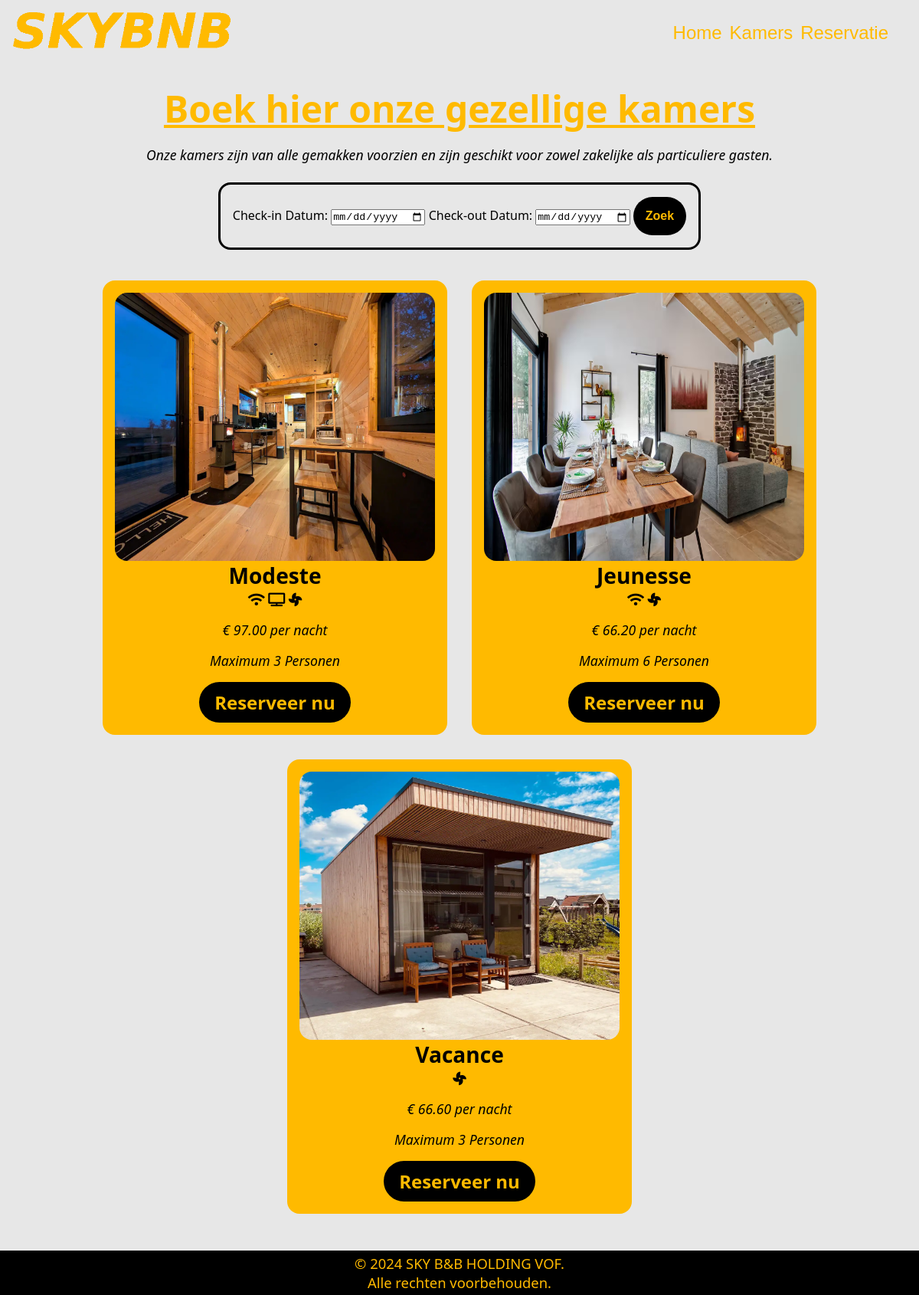
The app's page /kamers.php with its own data.
### tables this page shows
CREATE TABLE `tblkamer` (
  `PKKamer` int(11) NOT NULL,
  `KamerNaam` varchar(50) NOT NULL,
  `Capaciteit` int(11) NOT NULL,
  `Prijs` float NOT NULL,
  `Wifi` tinyint(1) NOT NULL,
  `Televisie` tinyint(1) NOT NULL,
  `Airco` tinyint(1) NOT NULL
);

CREATE TABLE `tblimg` (
  `PKIMG` int(11) NOT NULL,
  `FotoUrl` text NOT NULL,
  `KamerFK` int(11) DEFAULT NULL,
  `FotoNaam` text NOT NULL,
  `FotoSoort` text NOT NULL
);

### kamers.php (the view, shortened to what this page needs)
<?php
include 'config/conn.php';
include 'utility/bedrijfsinfo.php';
?>
<!DOCTYPE html>
<html lang="nl">
<head>
    <link rel="stylesheet" href="style/styles.css">
    <link rel="stylesheet" href="https://cdnjs.cloudflare.com/ajax/libs/font-awesome/5.15.3/css/all.min.css">
</head>
<body>
    <?php include 'utility/header.php'; ?>
    <main>
        <section class="kamerssec">
            <h2>Boek hier onze gezellige kamers</h2>
            <p>Onze kamers zijn van alle gemakken voorzien en zijn geschikt voor zowel zakelijke als particuliere gasten.</p>
            <article class="datumfilter">
                <form method="get">
                    <label for="checkin">Check-in Datum:</label>
                    <input type="date" id="checkin" name="checkin">
                    <label for="checkout">Check-out Datum:</label>
                    <input type="date" id="checkout" name="checkout">
                    <button type="submit">Zoek</button>
                </form>
                <?php
                if (isset($_GET['checkin']) && isset($_GET['checkout'])) {
                    $checkin = $_GET['checkin'];
                    $checkout = $_GET['checkout'];
                    $sql = "SELECT * FROM tblkamer
                            WHERE NOT EXISTS
                            (SELECT 1 FROM tblboeking WHERE KamerFK = PKKamer AND (
                            ('$checkin' < Check_out AND '$checkout' > Check_in)
                            ))";
                }
                else {
                    $sql = "SELECT * FROM tblkamer";
                }
                $result = $conn->query($sql);
                ?>
            </article>
            <article class="kamerlist">
            <?php
            if ($result->num_rows > 0) {
                while($row = $result->fetch_assoc()) {
                    echo "<div class='kamer'>";
                    $sqlFoto = "SELECT * FROM tblimg WHERE KamerFK = " . $row['PKKamer'] . " AND FotoSoort = 'main'";
                    $resultFoto = $conn->query($sqlFoto);
                    $rowFoto = $resultFoto->fetch_assoc();
                    if ($resultFoto->num_rows > 0) {
                        echo "<img src='img/uploads/" . $rowFoto['FotoUrl'] . "' alt='Foto van " . $rowFoto['FotoNaam'] . "'>";
                    } else {
                        echo "<img src='img/placeholder.webp' alt='Standaard kamerfoto'>";
                    }
                    echo "<h3>" . $row['KamerNaam'] . "</h3>";
                    echo "<p>";
                    if ($row['Wifi'] == 1) {
                        echo "<i class='fas fa-wifi'></i> ";
                    }
                    if ($row['Televisie'] == 1) {
                        echo "<i class='fas fa-tv'></i> ";
                    }
                    if ($row['Airco'] == 1) {
                        echo "<i class='fas fa-fan'></i>";
                    }
                    echo "</p>";
                    echo "<p>€ " . number_format($row['Prijs'], 2) . " per nacht</p>";
                    echo "<p>Maximum " . $row['Capaciteit'] . " Personen</p>";
                    echo "<a href='reserveren.php?id=" . $row['PKKamer'] . "'>Reserveer nu</a>";
                    echo "</div>";
                }
            } else {
                echo "Geen kamers gevonden";
            }
            ?>
            </article>
        </section>
    </main>
    <?php include 'utility/footer.php'; ?>
</body>
</html>

### utility/header.php
<header>
    <a href="index.php"><img src="img/SKYBNBLOGO.png" alt="Logo SKYBNB"></a>
    <nav>
        <ul>
            <li><a href="index.php">Home</a></li>
            <li><a href="kamers.php">Kamers</a></li>
            <li><a href="checkout.php">Reservatie</a></li>
        </ul>
    </nav>
</header>

### utility/footer.php
<footer>
    <p>&copy; 2024 SKY B&B HOLDING VOF.</p>
    <p>Alle rechten voorbehouden.</p>
</footer>

### style/styles.css (style rules this page uses)
*, *:before, *:after { -webkit-box-sizing: inherit; -moz-box-sizing: inherit; box-sizing: border-box; padding: 0; margin: 0; }
html { -webkit-box-sizing: border-box; -moz-box-sizing: border-box; box-sizing: border-box; }
html, body { height: 100%; overflow-x: hidden; font-family: 'Segoe UI', Tahoma, Geneva, Verdana, sans-serif; }
body { display: flex; flex-direction: column; background-color: #E7E7E7; }
button { cursor: pointer; border: none; background-color: #000; font-weight: 900; color: #ffba00; font-size: 1rem; padding: 1rem; border-radius: 3rem; }
header { width: 100%; padding: 10px; display: flex; justify-content: space-between; align-items: center; }
header img { width: 300px; }
nav ul { display: flex; list-style: none; margin-right: 20px; }
nav ul li { margin-right: 10px; }
nav ul li a { text-decoration: none; color: #ffba00; transition: 1s; font-family: Impact, Haettenschweiler, 'Arial Narrow Bold', sans-serif; font-size: 1.5rem; }
.homesec a, .kamer a { text-decoration: none; color: #ffba00; font-size: 1.5rem; font-weight: 800; background-color: #000; padding: 10px 20px; border-radius: 2rem; transition: 0.5s; }
.kamerssec { display: flex; justify-content: center; align-items: center; flex-direction: column; padding: 1rem; margin-top: 1vh; }
.kamerssec h2 { font-size: 3rem; color: #ffba00; text-decoration: underline; font-weight: 800; text-align: center; margin-bottom: 1rem; }
.kamerssec p { font-size: 1.1rem; font-style: italic; text-align: center; margin-bottom: 1rem; }
.kamerlist { width: 95%; display: flex; justify-content: center; align-items: center; flex-wrap: wrap; padding: 1rem; margin-top: 1vh; }
.kamerlist .kamer { display: flex; justify-content: center; align-items: center; flex-direction: column; width: 55%; max-width: 450px; margin: 1rem; padding: 1rem; background-color: #ffba00; border-radius: 1rem; font-size: max(1.5rem, 1.25vw); }
.kamerlist .kamer img { width: 100%; height: 350px; border-radius: 1rem; }
.datumfilter { display: flex; justify-content: center; align-items: center; flex-direction: column; padding: 1rem; margin-top: 1vh; border: #000 solid 0.2rem; border-radius: 1rem; }
footer { display: flex; justify-content: center; align-items: center; flex-direction: column; background-color: #000; color: #ffba00; font-size: 1.15rem; padding: 0.25rem; }
footer { margin-top: auto; }

### records on screen
tblkamer: tblimg.FotoUrl (picture), KamerNaam "Modeste", Wifi 1 (drawn), Televisie 1 (drawn), Airco 1 (drawn), Prijs "97.00", Capaciteit "3"
tblkamer: tblimg.FotoUrl (picture), KamerNaam "Jeunesse", Wifi 1 (drawn), Airco 1 (drawn), Prijs "66.20", Capaciteit "6"
tblkamer: KamerNaam "Vacance", Airco 1 (drawn), Prijs "66.60", Capaciteit "3"
